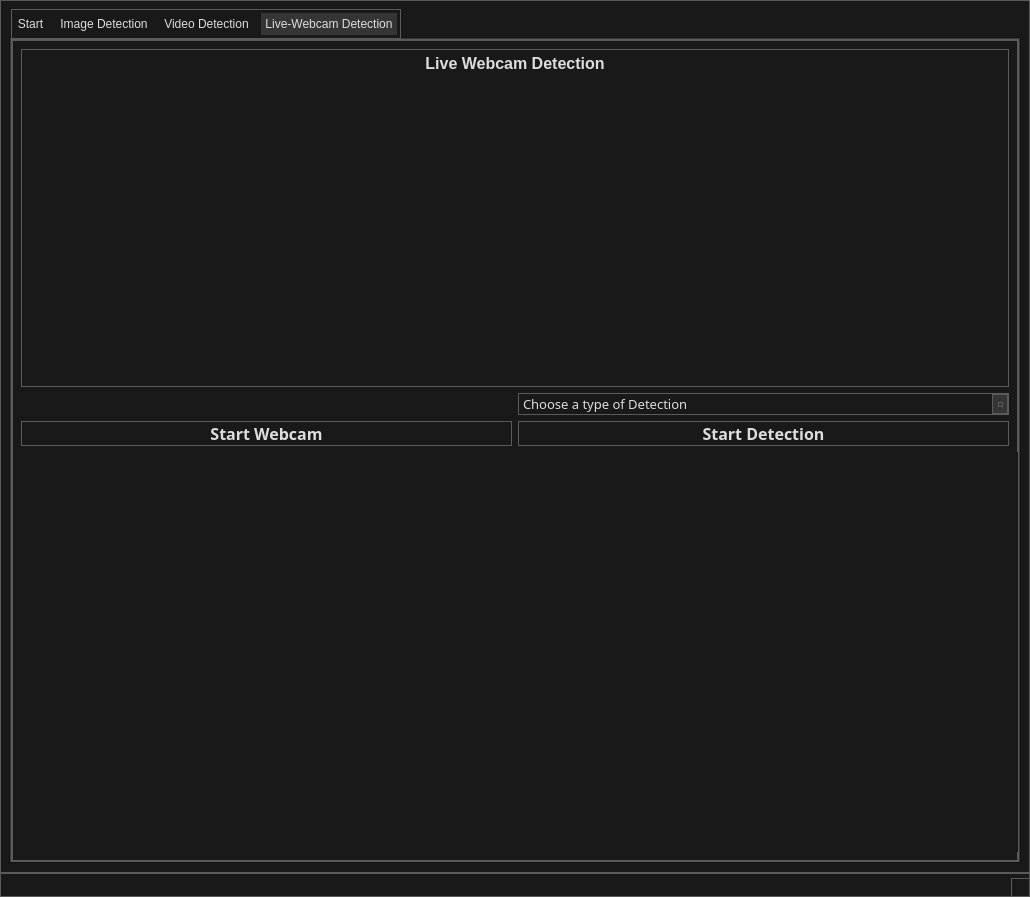
<?xml version="1.0" encoding="UTF-8"?>
<ui version="4.0">
 <class>MainWindow</class>
 <widget class="QMainWindow" name="MainWindow">
  <property name="geometry">
   <rect>
    <x>0</x>
    <y>0</y>
    <width>1030</width>
    <height>897</height>
   </rect>
  </property>
  <property name="windowTitle">
   <string>DemonstrationNeuronalNetworks</string>
  </property>
  <property name="styleSheet">
   <string notr="true">/*
	Copyright 2013 Emanuel Claesson

	Licensed under the Apache License, Version 2.0 (the &quot;License&quot;);
	you may not use this file except in compliance with the License.
	You may obtain a copy of the License at

		http://www.apache.org/licenses/LICENSE-2.0

	Unless required by applicable law or agreed to in writing, software
	distributed under the License is distributed on an &quot;AS IS&quot; BASIS,
	WITHOUT WARRANTIES OR CONDITIONS OF ANY KIND, either express or implied.
	See the License for the specific language governing permissions and
	limitations under the License.
*/

/*
	COLOR_DARK     = #191919
	COLOR_MEDIUM   = #353535
	COLOR_MEDLIGHT = #5A5A5A
	COLOR_LIGHT    = #DDDDDD
	COLOR_ACCENT   = #3D7848
*/

* {
	background: #191919;
	color: #DDDDDD;
	border: 1px solid #5A5A5A;
}

QWidget::item:selected {
	background: #3D7848;
}

QCheckBox, QRadioButton {
	border: none;
}

QRadioButton::indicator, QCheckBox::indicator {
	width: 13px;
	height: 13px;
}

QRadioButton::indicator::unchecked, QCheckBox::indicator::unchecked {
	border: 1px solid #5A5A5A;
	background: none;
}

QRadioButton::indicator:unchecked:hover, QCheckBox::indicator:unchecked:hover {
	border: 1px solid #DDDDDD;
}

QRadioButton::indicator::checked, QCheckBox::indicator::checked {
	border: 1px solid #5A5A5A;
	background: #5A5A5A;
}

QRadioButton::indicator:checked:hover, QCheckBox::indicator:checked:hover {
	border: 1px solid #DDDDDD;
	background: #DDDDDD;
}

QGroupBox {
	margin-top: 6px;
}

QGroupBox::title {
	top: -7px;
	left: 7px;
}

QScrollBar {
	border: 1px solid #5A5A5A;
	background: #191919;
}

QScrollBar:horizontal {
	height: 15px;
	margin: 0px 0px 0px 32px;
}

QScrollBar:vertical {
	width: 15px;
	margin: 32px 0px 0px 0px;
}

QScrollBar::handle {
	background: #353535;
	border: 1px solid #5A5A5A;
}

QScrollBar::handle:horizontal {
	border-width: 0px 1px 0px 1px;
}

QScrollBar::handle:vertical {
	border-width: 1px 0px 1px 0px;
}

QScrollBar::handle:horizontal {
	min-width: 20px;
}

QScrollBar::handle:vertical {
	min-height: 20px;
}

QScrollBar::add-line, QScrollBar::sub-line {
	background:#353535;
	border: 1px solid #5A5A5A;
	subcontrol-origin: margin;
}

QScrollBar::add-line {
	position: absolute;
}

QScrollBar::add-line:horizontal {
	width: 15px;
	subcontrol-position: left;
	left: 15px;
}

QScrollBar::add-line:vertical {
	height: 15px;
	subcontrol-position: top;
	top: 15px;
}

QScrollBar::sub-line:horizontal {
	width: 15px;
	subcontrol-position: top left;
}

QScrollBar::sub-line:vertical {
	height: 15px;
	subcontrol-position: top;
}

QScrollBar:left-arrow, QScrollBar::right-arrow, QScrollBar::up-arrow, QScrollBar::down-arrow {
	border: 1px solid #5A5A5A;
	width: 3px;
	height: 3px;
}

QScrollBar::add-page, QScrollBar::sub-page {
	background: none;
}

QAbstractButton:hover {
	background: #353535;
}

QAbstractButton:pressed {
	background: #5A5A5A;
}

QAbstractItemView {
	show-decoration-selected: 1;
	selection-background-color: #3D7848;
	selection-color: #DDDDDD;
	alternate-background-color: #353535;
}

QHeaderView {
	border: 1px solid #5A5A5A;
}

QHeaderView::section {
	background: #191919;
	border: 1px solid #5A5A5A;
	padding: 4px;
}

QHeaderView::section:selected, QHeaderView::section::checked {
	background: #353535;
}

QTableView {
	gridline-color: #5A5A5A;
}

QTabBar {
	margin-left: 2px;
}

QTabBar::tab {
	border-radius: 0px;
	padding: 4px;
	margin: 4px;
}

QTabBar::tab:selected {
	background: #353535;
}

QComboBox::down-arrow {
	border: 1px solid #5A5A5A;
	background: #353535;
}

QComboBox::drop-down {
	border: 1px solid #5A5A5A;
	background: #353535;
}

QComboBox::down-arrow {
	width: 3px;
	height: 3px;
	border: 1px solid #5A5A5A;
}

QAbstractSpinBox {
	padding-right: 15px;
}

QAbstractSpinBox::up-button, QAbstractSpinBox::down-button {
	border: 1px solid #5A5A5A;
	background: #353535;
	subcontrol-origin: border;
}

QAbstractSpinBox::up-arrow, QAbstractSpinBox::down-arrow {
	width: 3px;
	height: 3px;
	border: 1px solid #5A5A5A;
}

QSlider {
	border: none;
}

QSlider::groove:horizontal {
	height: 5px;
	margin: 4px 0px 4px 0px;
}

QSlider::groove:vertical {
	width: 5px;
	margin: 0px 4px 0px 4px;
}

QSlider::handle {
	border: 1px solid #5A5A5A;
	background: #353535;
}

QSlider::handle:horizontal {
	width: 15px;
	margin: -4px 0px -4px 0px;
}

QSlider::handle:vertical {
	height: 15px;
	margin: 0px -4px 0px -4px;
}

QSlider::add-page:vertical, QSlider::sub-page:horizontal {
	background: #3D7848;
}

QSlider::sub-page:vertical, QSlider::add-page:horizontal {
	background: #353535;
}

QLabel {
	border: none;
}

QProgressBar {
	text-align: center;
}

QProgressBar::chunk {
	width: 1px;
	background-color: #3D7848;
}

QMenu::separator {
	background: #353535;
}

QTextEdit {
	font-family:'Segoe UI Semilight'; 
	font-size:12pt; 
	font-weight:600;
	 font-style:normal;
}
QPushButtont {
	font-family:'Segoe UI Semilight'; 
	font-size:9.75pt; 
	font-weight:400;
	 font-style:normal;
}</string>
  </property>
  <widget class="QWidget" name="centralwidget">
   <property name="sizePolicy">
    <sizepolicy hsizetype="MinimumExpanding" vsizetype="MinimumExpanding">
     <horstretch>0</horstretch>
     <verstretch>0</verstretch>
    </sizepolicy>
   </property>
   <property name="minimumSize">
    <size>
     <width>500</width>
     <height>300</height>
    </size>
   </property>
   <layout class="QGridLayout" name="gridLayout_6">
    <item row="0" column="0">
     <widget class="QTabWidget" name="tabWidget">
      <property name="sizePolicy">
       <sizepolicy hsizetype="MinimumExpanding" vsizetype="MinimumExpanding">
        <horstretch>0</horstretch>
        <verstretch>0</verstretch>
       </sizepolicy>
      </property>
      <property name="minimumSize">
       <size>
        <width>500</width>
        <height>500</height>
       </size>
      </property>
      <property name="currentIndex">
       <number>3</number>
      </property>
      <widget class="QWidget" name="tab_Home_2">
       <property name="sizePolicy">
        <sizepolicy hsizetype="MinimumExpanding" vsizetype="MinimumExpanding">
         <horstretch>0</horstretch>
         <verstretch>0</verstretch>
        </sizepolicy>
       </property>
       <property name="styleSheet">
        <string notr="true">border: none</string>
       </property>
       <attribute name="title">
        <string>Start</string>
       </attribute>
       <layout class="QGridLayout" name="gridLayout_7">
        <item row="3" column="1">
         <widget class="QTextEdit" name="txt_tryVideo">
          <property name="lineWidth">
           <number>0</number>
          </property>
          <property name="html">
           <string>&lt;!DOCTYPE HTML PUBLIC &quot;-//W3C//DTD HTML 4.0//EN&quot; &quot;http://www.w3.org/TR/REC-html40/strict.dtd&quot;&gt;
&lt;html&gt;&lt;head&gt;&lt;meta name=&quot;qrichtext&quot; content=&quot;1&quot; /&gt;&lt;style type=&quot;text/css&quot;&gt;
p, li { white-space: pre-wrap; }
&lt;/style&gt;&lt;/head&gt;&lt;body style=&quot; font-family:'Segoe UI Semilight'; font-size:12pt; font-weight:600; font-style:normal;&quot;&gt;
&lt;p align=&quot;center&quot; style=&quot; margin-top:0px; margin-bottom:0px; margin-left:0px; margin-right:0px; -qt-block-indent:0; text-indent:0px;&quot;&gt;&lt;span style=&quot; font-size:14pt; font-weight:400;&quot;&gt;try object detection on videos&lt;/span&gt;&lt;/p&gt;&lt;/body&gt;&lt;/html&gt;</string>
          </property>
         </widget>
        </item>
        <item row="4" column="1">
         <widget class="QPushButton" name="Btn_VideoDet_2">
          <property name="styleSheet">
           <string notr="true">background-color: rgb(255, 255, 255)</string>
          </property>
          <property name="text">
           <string/>
          </property>
          <property name="icon">
           <iconset>
            <normaloff>video1.png</normaloff>video1.png</iconset>
          </property>
          <property name="iconSize">
           <size>
            <width>300</width>
            <height>300</height>
           </size>
          </property>
         </widget>
        </item>
        <item row="4" column="2">
         <widget class="QPushButton" name="Btn_WebcamDet_2">
          <property name="styleSheet">
           <string notr="true">background-color: rgb(255, 255, 255)</string>
          </property>
          <property name="text">
           <string/>
          </property>
          <property name="icon">
           <iconset>
            <normaloff>webcam1.png</normaloff>webcam1.png</iconset>
          </property>
          <property name="iconSize">
           <size>
            <width>300</width>
            <height>300</height>
           </size>
          </property>
         </widget>
        </item>
        <item row="1" column="0" colspan="3">
         <widget class="QTextEdit" name="txt_Home">
          <property name="font">
           <font>
            <family>Segoe UI Semilight</family>
            <pointsize>12</pointsize>
            <weight>75</weight>
            <italic>false</italic>
            <bold>true</bold>
           </font>
          </property>
          <property name="lineWidth">
           <number>0</number>
          </property>
          <property name="html">
           <string>&lt;!DOCTYPE HTML PUBLIC &quot;-//W3C//DTD HTML 4.0//EN&quot; &quot;http://www.w3.org/TR/REC-html40/strict.dtd&quot;&gt;
&lt;html&gt;&lt;head&gt;&lt;meta name=&quot;qrichtext&quot; content=&quot;1&quot; /&gt;&lt;style type=&quot;text/css&quot;&gt;
p, li { white-space: pre-wrap; }
&lt;/style&gt;&lt;/head&gt;&lt;body style=&quot; font-family:'Segoe UI Semilight'; font-size:12pt; font-weight:600; font-style:normal;&quot;&gt;
&lt;p align=&quot;center&quot; style=&quot; margin-top:0px; margin-bottom:0px; margin-left:0px; margin-right:0px; -qt-block-indent:0; text-indent:0px;&quot;&gt;&lt;span style=&quot; font-size:16pt; font-weight:400;&quot;&gt;HOME&lt;/span&gt;&lt;/p&gt;&lt;/body&gt;&lt;/html&gt;</string>
          </property>
         </widget>
        </item>
        <item row="4" column="0">
         <widget class="QPushButton" name="Btn_ImageDet_2">
          <property name="styleSheet">
           <string notr="true">background-color: rgb(255, 255, 255)</string>
          </property>
          <property name="text">
           <string/>
          </property>
          <property name="icon">
           <iconset>
            <normaloff>image1.png</normaloff>image1.png</iconset>
          </property>
          <property name="iconSize">
           <size>
            <width>300</width>
            <height>300</height>
           </size>
          </property>
         </widget>
        </item>
        <item row="2" column="0" colspan="3">
         <spacer name="horizontalSpacer_2">
          <property name="orientation">
           <enum>Qt::Horizontal</enum>
          </property>
          <property name="sizeHint" stdset="0">
           <size>
            <width>80</width>
            <height>60</height>
           </size>
          </property>
         </spacer>
        </item>
        <item row="3" column="0">
         <widget class="QTextEdit" name="txt_tryImage">
          <property name="lineWidth">
           <number>0</number>
          </property>
          <property name="html">
           <string>&lt;!DOCTYPE HTML PUBLIC &quot;-//W3C//DTD HTML 4.0//EN&quot; &quot;http://www.w3.org/TR/REC-html40/strict.dtd&quot;&gt;
&lt;html&gt;&lt;head&gt;&lt;meta name=&quot;qrichtext&quot; content=&quot;1&quot; /&gt;&lt;style type=&quot;text/css&quot;&gt;
p, li { white-space: pre-wrap; }
&lt;/style&gt;&lt;/head&gt;&lt;body style=&quot; font-family:'Segoe UI Semilight'; font-size:12pt; font-weight:600; font-style:normal;&quot;&gt;
&lt;p align=&quot;center&quot; style=&quot; margin-top:0px; margin-bottom:0px; margin-left:0px; margin-right:0px; -qt-block-indent:0; text-indent:0px;&quot;&gt;&lt;span style=&quot; font-size:14pt; font-weight:400;&quot;&gt;try object detection on images&lt;/span&gt;&lt;/p&gt;&lt;/body&gt;&lt;/html&gt;</string>
          </property>
         </widget>
        </item>
        <item row="3" column="2">
         <widget class="QTextEdit" name="txt_tryWebcam">
          <property name="lineWidth">
           <number>0</number>
          </property>
          <property name="html">
           <string>&lt;!DOCTYPE HTML PUBLIC &quot;-//W3C//DTD HTML 4.0//EN&quot; &quot;http://www.w3.org/TR/REC-html40/strict.dtd&quot;&gt;
&lt;html&gt;&lt;head&gt;&lt;meta name=&quot;qrichtext&quot; content=&quot;1&quot; /&gt;&lt;style type=&quot;text/css&quot;&gt;
p, li { white-space: pre-wrap; }
&lt;/style&gt;&lt;/head&gt;&lt;body style=&quot; font-family:'Segoe UI Semilight'; font-size:12pt; font-weight:600; font-style:normal;&quot;&gt;
&lt;p align=&quot;center&quot; style=&quot; margin-top:0px; margin-bottom:0px; margin-left:0px; margin-right:0px; -qt-block-indent:0; text-indent:0px;&quot;&gt;&lt;span style=&quot; font-size:14pt; font-weight:400;&quot;&gt;try object detection on your webcam&lt;/span&gt;&lt;/p&gt;&lt;/body&gt;&lt;/html&gt;</string>
          </property>
         </widget>
        </item>
        <item row="5" column="0" colspan="3">
         <spacer name="horizontalSpacer_3">
          <property name="orientation">
           <enum>Qt::Horizontal</enum>
          </property>
          <property name="sizeHint" stdset="0">
           <size>
            <width>40</width>
            <height>100</height>
           </size>
          </property>
         </spacer>
        </item>
       </layout>
      </widget>
      <widget class="QWidget" name="tab_ImageDet">
       <attribute name="title">
        <string>Image Detection</string>
       </attribute>
       <layout class="QGridLayout" name="gridLayout_8">
        <item row="10" column="0">
         <widget class="QPushButton" name="btn_process">
          <property name="font">
           <font>
            <family>Segoe UI Semilight</family>
            <pointsize>12</pointsize>
            <weight>50</weight>
            <italic>false</italic>
            <bold>false</bold>
           </font>
          </property>
          <property name="styleSheet">
           <string notr="true">font:&quot;Segoe UI Semilight&quot;; 
font-size: 12
</string>
          </property>
          <property name="text">
           <string>Process Image</string>
          </property>
         </widget>
        </item>
        <item row="8" column="1" rowspan="3">
         <widget class="QLabel" name="lb_image_res">
          <property name="minimumSize">
           <size>
            <width>533</width>
            <height>300</height>
           </size>
          </property>
          <property name="maximumSize">
           <size>
            <width>600</width>
            <height>500</height>
           </size>
          </property>
          <property name="text">
           <string/>
          </property>
         </widget>
        </item>
        <item row="2" column="1">
         <widget class="QLabel" name="lb_image_orig">
          <property name="sizePolicy">
           <sizepolicy hsizetype="Fixed" vsizetype="Fixed">
            <horstretch>0</horstretch>
            <verstretch>0</verstretch>
           </sizepolicy>
          </property>
          <property name="minimumSize">
           <size>
            <width>533</width>
            <height>300</height>
           </size>
          </property>
          <property name="maximumSize">
           <size>
            <width>600</width>
            <height>500</height>
           </size>
          </property>
          <property name="text">
           <string/>
          </property>
         </widget>
        </item>
        <item row="2" column="0">
         <widget class="QTextEdit" name="textEdit_4">
          <property name="font">
           <font>
            <family>Segoe UI Semilight</family>
            <pointsize>12</pointsize>
            <weight>75</weight>
            <italic>false</italic>
            <bold>true</bold>
           </font>
          </property>
          <property name="html">
           <string>&lt;!DOCTYPE HTML PUBLIC &quot;-//W3C//DTD HTML 4.0//EN&quot; &quot;http://www.w3.org/TR/REC-html40/strict.dtd&quot;&gt;
&lt;html&gt;&lt;head&gt;&lt;meta name=&quot;qrichtext&quot; content=&quot;1&quot; /&gt;&lt;style type=&quot;text/css&quot;&gt;
p, li { white-space: pre-wrap; }
&lt;/style&gt;&lt;/head&gt;&lt;body style=&quot; font-family:'Segoe UI Semilight'; font-size:12pt; font-weight:600; font-style:normal;&quot;&gt;
&lt;p style=&quot; margin-top:0px; margin-bottom:0px; margin-left:0px; margin-right:0px; -qt-block-indent:0; text-indent:0px;&quot;&gt;&lt;span style=&quot; font-size:9.75pt; font-weight:400;&quot;&gt;Choose a picture...&lt;/span&gt;&lt;/p&gt;&lt;/body&gt;&lt;/html&gt;</string>
          </property>
         </widget>
        </item>
        <item row="6" column="0" rowspan="3">
         <widget class="QListWidget" name="list_filenames">
          <property name="lineWidth">
           <number>0</number>
          </property>
         </widget>
        </item>
        <item row="6" column="1">
         <widget class="QTextEdit" name="textEdit_7">
          <property name="font">
           <font>
            <family>Segoe UI Semilight</family>
            <pointsize>12</pointsize>
            <weight>75</weight>
            <italic>false</italic>
            <bold>true</bold>
           </font>
          </property>
          <property name="styleSheet">
           <string notr="true"/>
          </property>
          <property name="html">
           <string>&lt;!DOCTYPE HTML PUBLIC &quot;-//W3C//DTD HTML 4.0//EN&quot; &quot;http://www.w3.org/TR/REC-html40/strict.dtd&quot;&gt;
&lt;html&gt;&lt;head&gt;&lt;meta name=&quot;qrichtext&quot; content=&quot;1&quot; /&gt;&lt;style type=&quot;text/css&quot;&gt;
p, li { white-space: pre-wrap; }
&lt;/style&gt;&lt;/head&gt;&lt;body style=&quot; font-family:'Segoe UI Semilight'; font-size:12pt; font-weight:600; font-style:normal;&quot;&gt;
&lt;p align=&quot;center&quot; style=&quot; margin-top:0px; margin-bottom:0px; margin-left:0px; margin-right:0px; -qt-block-indent:0; text-indent:0px;&quot;&gt;&lt;span style=&quot; font-size:9.75pt; font-weight:400;&quot;&gt;Processed Image:&lt;/span&gt;&lt;/p&gt;&lt;/body&gt;&lt;/html&gt;</string>
          </property>
         </widget>
        </item>
        <item row="0" column="0" colspan="2">
         <widget class="QTextEdit" name="txt_ImageDet">
          <property name="font">
           <font>
            <family>Segoe UI Semilight</family>
            <pointsize>12</pointsize>
            <weight>75</weight>
            <italic>false</italic>
            <bold>true</bold>
           </font>
          </property>
          <property name="lineWidth">
           <number>0</number>
          </property>
          <property name="html">
           <string>&lt;!DOCTYPE HTML PUBLIC &quot;-//W3C//DTD HTML 4.0//EN&quot; &quot;http://www.w3.org/TR/REC-html40/strict.dtd&quot;&gt;
&lt;html&gt;&lt;head&gt;&lt;meta name=&quot;qrichtext&quot; content=&quot;1&quot; /&gt;&lt;style type=&quot;text/css&quot;&gt;
p, li { white-space: pre-wrap; }
&lt;/style&gt;&lt;/head&gt;&lt;body style=&quot; font-family:'Segoe UI Semilight'; font-size:12pt; font-weight:600; font-style:normal;&quot;&gt;
&lt;p align=&quot;center&quot; style=&quot; margin-top:0px; margin-bottom:0px; margin-left:0px; margin-right:0px; -qt-block-indent:0; text-indent:0px;&quot;&gt;&lt;span style=&quot; font-size:16pt; font-weight:400;&quot;&gt;Image Detection&lt;/span&gt;&lt;/p&gt;&lt;/body&gt;&lt;/html&gt;</string>
          </property>
         </widget>
        </item>
        <item row="1" column="1">
         <widget class="QTextEdit" name="textEdit_6">
          <property name="font">
           <font>
            <family>Segoe UI Semilight</family>
            <pointsize>12</pointsize>
            <weight>75</weight>
            <italic>false</italic>
            <bold>true</bold>
           </font>
          </property>
          <property name="html">
           <string>&lt;!DOCTYPE HTML PUBLIC &quot;-//W3C//DTD HTML 4.0//EN&quot; &quot;http://www.w3.org/TR/REC-html40/strict.dtd&quot;&gt;
&lt;html&gt;&lt;head&gt;&lt;meta name=&quot;qrichtext&quot; content=&quot;1&quot; /&gt;&lt;style type=&quot;text/css&quot;&gt;
p, li { white-space: pre-wrap; }
&lt;/style&gt;&lt;/head&gt;&lt;body style=&quot; font-family:'Segoe UI Semilight'; font-size:12pt; font-weight:600; font-style:normal;&quot;&gt;
&lt;p align=&quot;center&quot; style=&quot; margin-top:0px; margin-bottom:0px; margin-left:0px; margin-right:0px; -qt-block-indent:0; text-indent:0px;&quot;&gt;&lt;span style=&quot; font-size:10pt; font-weight:400;&quot;&gt;Original Image:&lt;/span&gt;&lt;/p&gt;&lt;/body&gt;&lt;/html&gt;</string>
          </property>
         </widget>
        </item>
        <item row="3" column="0" rowspan="2">
         <widget class="QComboBox" name="combo_model">
          <property name="font">
           <font>
            <family>Segoe UI Semilight</family>
            <pointsize>12</pointsize>
           </font>
          </property>
          <item>
           <property name="text">
            <string>Choose a model</string>
           </property>
          </item>
          <item>
           <property name="text">
            <string>Yolov3 with OpenMMLab</string>
           </property>
          </item>
          <item>
           <property name="text">
            <string>Faster rcnn r50 with OpenMMLab</string>
           </property>
          </item>
          <item>
           <property name="text">
            <string>Yolov4 with Tensorflow</string>
           </property>
          </item>
         </widget>
        </item>
        <item row="1" column="0">
         <widget class="QListWidget" name="list_status"/>
        </item>
        <item row="12" column="1">
         <widget class="QPushButton" name="btn_openImageDialog">
          <property name="font">
           <font>
            <family>Segoe UI Semibold</family>
            <pointsize>12</pointsize>
            <weight>75</weight>
            <bold>true</bold>
           </font>
          </property>
          <property name="text">
           <string>Open in Dialog</string>
          </property>
         </widget>
        </item>
        <item row="9" column="0">
         <widget class="QPushButton" name="btn_addImage">
          <property name="font">
           <font>
            <family>Segoe UI Semilight</family>
            <pointsize>12</pointsize>
            <weight>50</weight>
            <italic>false</italic>
            <bold>false</bold>
           </font>
          </property>
          <property name="styleSheet">
           <string notr="true"/>
          </property>
          <property name="text">
           <string>Add Image</string>
          </property>
         </widget>
        </item>
       </layout>
       <zorder>list_filenames</zorder>
       <zorder>txt_ImageDet</zorder>
       <zorder>lb_image_res</zorder>
       <zorder>list_status</zorder>
       <zorder>btn_process</zorder>
       <zorder>textEdit_6</zorder>
       <zorder>textEdit_4</zorder>
       <zorder>combo_model</zorder>
       <zorder>lb_image_orig</zorder>
       <zorder>btn_openImageDialog</zorder>
       <zorder>textEdit_7</zorder>
       <zorder>btn_addImage</zorder>
      </widget>
      <widget class="QWidget" name="tab_VideoDet">
       <attribute name="title">
        <string>Video Detection</string>
       </attribute>
       <layout class="QGridLayout" name="gridLayout_9">
        <item row="0" column="0">
         <widget class="QTextEdit" name="textEdit"/>
        </item>
        <item row="1" column="0">
         <widget class="QTextEdit" name="textEdit_2"/>
        </item>
       </layout>
      </widget>
      <widget class="QWidget" name="tab_WebcamDet">
       <attribute name="title">
        <string>Live-Webcam Detection</string>
       </attribute>
       <layout class="QGridLayout" name="gridLayout_10">
        <item row="3" column="2">
         <layout class="QGridLayout" name="gridLayout">
          <item row="2" column="1">
           <widget class="QPushButton" name="btn_startWebcamDet">
            <property name="font">
             <font>
              <family>Segoe UI Semibold</family>
              <pointsize>12</pointsize>
              <weight>75</weight>
              <bold>true</bold>
             </font>
            </property>
            <property name="text">
             <string>Start Detection</string>
            </property>
           </widget>
          </item>
          <item row="3" column="0">
           <widget class="QLabel" name="lb_webcam">
            <property name="minimumSize">
             <size>
              <width>600</width>
              <height>400</height>
             </size>
            </property>
            <property name="text">
             <string/>
            </property>
           </widget>
          </item>
          <item row="3" column="1">
           <widget class="QLabel" name="lb_webcamDet">
            <property name="minimumSize">
             <size>
              <width>600</width>
              <height>400</height>
             </size>
            </property>
            <property name="text">
             <string/>
            </property>
           </widget>
          </item>
          <item row="0" column="0" colspan="2">
           <widget class="QTextEdit" name="txt_WebcamHeading">
            <property name="html">
             <string>&lt;!DOCTYPE HTML PUBLIC &quot;-//W3C//DTD HTML 4.0//EN&quot; &quot;http://www.w3.org/TR/REC-html40/strict.dtd&quot;&gt;
&lt;html&gt;&lt;head&gt;&lt;meta name=&quot;qrichtext&quot; content=&quot;1&quot; /&gt;&lt;style type=&quot;text/css&quot;&gt;
p, li { white-space: pre-wrap; }
&lt;/style&gt;&lt;/head&gt;&lt;body style=&quot; font-family:'Segoe UI Semilight'; font-size:12pt; font-weight:600; font-style:normal;&quot;&gt;
&lt;p align=&quot;center&quot; style=&quot; margin-top:0px; margin-bottom:0px; margin-left:0px; margin-right:0px; -qt-block-indent:0; text-indent:0px;&quot;&gt;Live Webcam Detection&lt;/p&gt;&lt;/body&gt;&lt;/html&gt;</string>
            </property>
           </widget>
          </item>
          <item row="2" column="0">
           <widget class="QPushButton" name="btn_startWebcam">
            <property name="font">
             <font>
              <family>Segoe UI Semibold</family>
              <pointsize>12</pointsize>
              <weight>75</weight>
              <bold>true</bold>
             </font>
            </property>
            <property name="styleSheet">
             <string notr="true"/>
            </property>
            <property name="text">
             <string>Start Webcam</string>
            </property>
           </widget>
          </item>
          <item row="1" column="1">
           <widget class="QComboBox" name="comboBox">
            <property name="font">
             <font>
              <family>Segoe UI Semilight</family>
              <pointsize>10</pointsize>
             </font>
            </property>
            <item>
             <property name="text">
              <string>Choose a type of Detection</string>
             </property>
            </item>
            <item>
             <property name="text">
              <string>TechVidvan Hand Gesture Detection</string>
             </property>
            </item>
            <item>
             <property name="text">
              <string>OpenMMLab Video Detection YOLOV3</string>
             </property>
            </item>
            <item>
             <property name="text">
              <string>OpenMMLab Video Detection FasterRCNN</string>
             </property>
            </item>
           </widget>
          </item>
         </layout>
        </item>
       </layout>
      </widget>
     </widget>
    </item>
   </layout>
  </widget>
  <widget class="QStatusBar" name="statusbar"/>
  <action name="actionStart">
   <property name="text">
    <string>Start</string>
   </property>
  </action>
  <action name="actionVideo_Detection">
   <property name="text">
    <string>Video Detection</string>
   </property>
  </action>
  <action name="actionImage_Detection">
   <property name="text">
    <string>Image Detection</string>
   </property>
  </action>
  <action name="actionLive_Webcam_Detection">
   <property name="text">
    <string>Live-Webcam Detection</string>
   </property>
  </action>
 </widget>
 <resources/>
 <connections/>
</ui>
